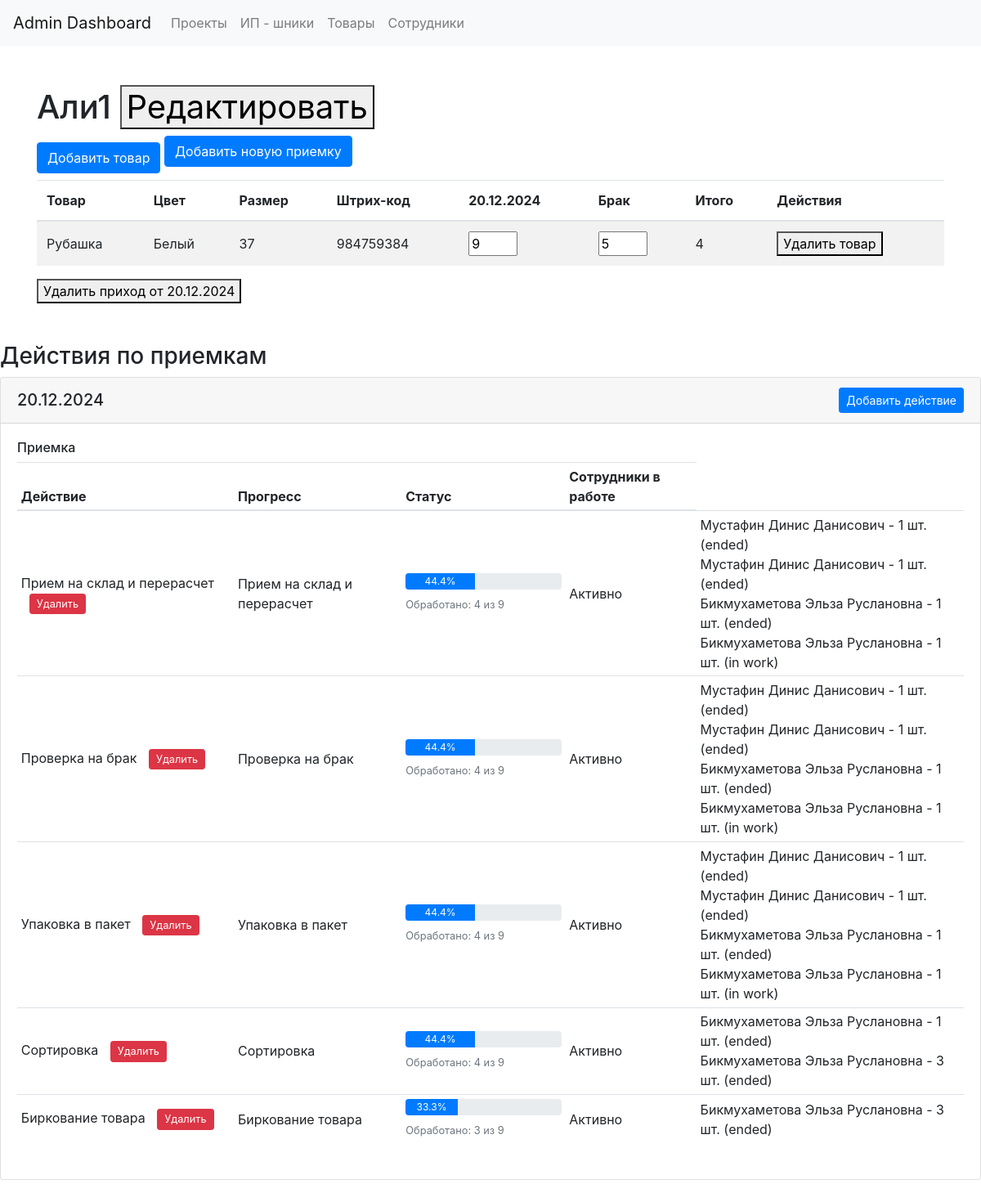
The app's page /projects/2 with its own data.
### models/models.py (models this page shows)
class Project(db.Model):
    __tablename__ = 'projects'
    id = db.Column(db.Integer, primary_key=True)
    name = db.Column(db.String(100), nullable=False)

class Reception(db.Model):
    __tablename__ = 'receptions'
    id = db.Column(db.Integer, primary_key=True)
    priemka_date = db.Column(db.Date, nullable=False)

class Goods(db.Model):
    id = db.Column(db.Integer, primary_key=True)
    ip_id = db.Column(db.Integer, db.ForeignKey("ip.id"), nullable=True)
    name = db.Column(db.String(100), nullable=False)
    barcode = db.Column(db.String(100), nullable=False)
    article = db.Column(db.String(100), nullable=False)
    wb_article = db.Column(db.String(100), nullable=False)
    create_date = db.Column(db.DateTime, default=datetime.utcnow, nullable=False)
    edit_date = db.Column(db.DateTime, default=datetime.utcnow, onupdate=datetime.utcnow, nullable=False)
    country = db.Column(db.String(100), nullable=False)
    compound = db.Column(db.String(100), nullable=False)
    color = db.Column(db.String(100), nullable=False)
    size = db.Column(db.Integer,nullable=False)
    ip = db.relationship("Ip", backref="goods")

class Action(db.Model):
    __tablename__ = 'actions'
    id = db.Column(db.Integer, primary_key=True)
    name = db.Column(db.String(100), nullable=False)
    status = db.Column(db.String(50), nullable=False)
    quantity=db.Column(db.Integer,nullable=True)

class UserAction(db.Model):
    __tablename__ = 'user_actions'
    id = db.Column(db.Integer, primary_key=True)
    deistvie_id = db.Column(db.Integer, db.ForeignKey('actions.id'), nullable=False)
    user_id = db.Column(db.Integer, db.ForeignKey('users.id'), nullable=False)
    kol_vo = db.Column(db.Integer, nullable=False)
    status = db.Column(db.String(50), nullable=False)
    action = db.relationship('Action', backref='user_actions')

class Empoyeer(db.Model,UserMixin):
    __tablename__ = 'users'
    id = db.Column(db.Integer, primary_key=True)
    fio = db.Column(db.String(100), nullable=False)
    login = db.Column(db.String(50), unique=True, nullable=False)
    password = db.Column(db.String(255), nullable=False)
    role = db.Column(db.String(50), nullable=False)

### main.py (the view)
@app.route('/projects/<int:project_id>')
def project_details(project_id):
    project = Project.query.get_or_404(project_id)
    receptions = db.session.query(Reception).\
        join(ProjectReception).\
        filter(ProjectReception.project_id == project_id).\
        order_by(Reception.priemka_date).all()
    for reception in receptions:
        reception.total_quantity = db.session.query(func.sum(GoodsReception.kol_vo)).\
            filter(GoodsReception.priemka_id == reception.id).\
            scalar() or 0
        reception.actions = db.session.query(Action).\
            join(ReceptionAction, ReceptionAction.deistvie_id == Action.id).\
            filter(ReceptionAction.priemka_id == reception.id).\
            all()
        for action in reception.actions:
            user_actions_query = db.session.query(
                UserAction,
                Empoyeer
            ).join(
                Empoyeer,
                UserAction.user_id == Empoyeer.id
            ).filter(
                UserAction.deistvie_id == action.id
            ).all()
            action.user_action_data = user_actions_query
            action.total_processed = db.session.query(func.sum(UserAction.kol_vo)).\
                filter(UserAction.deistvie_id == action.id).\
                scalar() or 0
            action.quantity = reception.total_quantity
            action.progress_percentage = (action.total_processed / action.quantity * 100) \
                if action.quantity > 0 else 0
    dates = [reception.priemka_date for reception in receptions]
    goods_by_id = defaultdict(lambda: {
        'name': '',
        'color': '',
        'size': '',
        'barcode': '',
        'receptions': defaultdict(lambda: {'quantity': 0, 'defect': 0})
    })
    for reception in receptions:
        goods_data = db.session.query(
            Goods.id,
            Goods.name,
            Goods.color,
            Goods.size,
            Goods.barcode,
            GoodsReception.kol_vo,
            func.coalesce(func.sum(Defect.kol_vo), 0).label('defect_quantity')
        ).select_from(Goods).\
        join(GoodsReception, Goods.id == GoodsReception.tovar_id).\
        outerjoin(Defect, (Defect.tovar_id == Goods.id) & (Defect.priemka_id == reception.id)).\
        filter(GoodsReception.priemka_id == reception.id).\
        group_by(Goods.id, Goods.name, Goods.color, Goods.size, Goods.barcode, GoodsReception.kol_vo).\
        all()
        for good_id, name, color, size, barcode, quantity, defect_quantity in goods_data:
            goods_by_id[good_id]['name'] = name
            goods_by_id[good_id]['color'] = color
            goods_by_id[good_id]['size'] = size
            goods_by_id[good_id]['barcode'] = barcode
            goods_by_id[good_id]['receptions'][reception.priemka_date] = {
                'quantity': quantity,
                'defect': defect_quantity
            }
    return render_template('project_details.html',
                         project=project,
                         goods=goods_by_id,
                         dates=dates,
                         receptions=receptions)

### templates/project_details.html (shortened to what this page needs)
<!DOCTYPE html>
<html lang="ru">
<head>
    <link href="https://stackpath.bootstrapcdn.com/bootstrap/4.5.2/css/bootstrap.min.css" rel="stylesheet">
</head>
<body>
    <nav class="navbar navbar-expand-lg navbar-light bg-light">
        <a class="navbar-brand" href="#">Admin Dashboard</a>
        <div class="collapse navbar-collapse" id="navbarNav">
            <ul class="navbar-nav">
                <li class="nav-item">
                    <a class="nav-link" href="{{ url_for('list_projects') }}">Проекты</a>
                </li>
                <li class="nav-item">
                    <a class="nav-link" href="{{ url_for('list_ips') }}">ИП - шники</a>
                </li>
                <li class="nav-item">
                    <a class="nav-link" href="{{ url_for('list_goods') }}">Товары</a>
                </li>
                <li class="nav-item">
                    <a class="nav-link" href="{{ url_for('list_employees') }}">Сотрудники</a>
                </li>
            </ul>
        </div>
    </nav>
    <div class="container mt-5">
        <h1>
            <span id="project-name">{{ project.name }}</span>
            <button onclick="toggleEditName()">Редактировать</button>
        </h1>
        <a href="{{ url_for('select_goods', project_id=project.id) }}" class="btn btn-primary">Добавить товар</a>
        <a href="{{ url_for('add_reception', project_id=project.id) }}" class="btn btn-primary mb-3">Добавить новую приемку</a>
        {% if dates %}
        <table class="table table-striped">
            <thead>
                <tr>
                    <th>Товар</th>
                    <th>Цвет</th>
                    <th>Размер</th>
                    <th>Штрих-код</th>
                    {% for date in dates %}
                    <th>{{ date.strftime('%d.%m.%Y') }}</th>
                    <th>Брак</th>
                    {% endfor %}
                    <th>Итого</th>
                    <th>Действия</th>
                </tr>
            </thead>
            <tbody>
                {% for good_id, good in goods.items() %}
                <tr data-good-id="{{ good_id }}">
                    <td>{{ good.name }}</td>
                    <td>{{ good.color }}</td>
                    <td>{{ good.size }}</td>
                    <td>{{ good.barcode }}</td>
                    {% set total_quantity = namespace(value=0) %}
                    {% set total_defect = namespace(value=0) %}
                    {% for date in dates %}
                        {% set reception = good.receptions.get(date, {'quantity': 0, 'defect': 0}) %}
                        <td class="editable" data-date="{{ date }}" data-field="quantity">
                            <input type="number" class="quantity-input" data-goods-id="{{ good_id }}"
                            data-date="{{ date.strftime('%Y-%m-%d') }}"
                            value="{{ reception.quantity }}" min="0">
                 </td>
                 <td class="editable" data-date="{{ date }}" data-field="defect">
                     <input type="number" class="defect-input" data-goods-id="{{ good_id }}"
                            data-date="{{ date.strftime('%Y-%m-%d') }}"
                            value="{{ reception.defect }}" min="0">
                 </td>
                 {% set total_quantity.value = total_quantity.value + reception.quantity %}
                 {% set total_defect.value = total_defect.value + reception.defect %}
             {% endfor %}
             <td id="total-{{ good_id }}">{{ total_quantity.value - total_defect.value }}</td>
             <td>
                <button class="delete-good" data-good-id="{{ good_id }}">Удалить товар</button>
            </td>
         </tr>
         {% endfor %}
     </tbody>
 </table>
 {%endif%}
{% for date in dates %}
<button class="delete-reception" data-date="{{ date.strftime('%Y-%m-%d') }}">
    Удалить приход от {{ date.strftime('%d.%m.%Y') }}
</button>
{% endfor %}
</div>
<div class="mt-5">
    <h3>Действия по приемкам</h3>
    {% for date in dates %}
    <div class="card mb-3">
        <div class="card-header">
            <div class="d-flex justify-content-between align-items-center">
                <h5 class="mb-0">{{ date.strftime('%d.%m.%Y') }}</h5>
                {% for reception in receptions %}
                    {% if reception.priemka_date == date %}
                    <a href="{{ url_for('add_reception_action', project_id=project.id, reception_id=reception.id) }}"
                       class="btn btn-primary btn-sm">
                        Добавить действие
                    </a>
                    {% endif %}
                {% endfor %}
            </div>
        </div>
        <div class="card-body">
            {% for reception in receptions %}
                {% if reception.priemka_date == date %}
                <div class="mb-4">
                    <h6>Приемка {{ reception.priemka_number }}</h6>
                    <table class="table table-sm">
                        <thead>
                            <tr>
                                <th>Действие</th>
                                <th>Прогресс</th>
                                <th>Статус</th>
                                <th>Сотрудники в работе</th>
                            </tr>
                        </thead>
                        <tbody>
                            {% for action in reception.actions %}
                            <tr>
                                <td>
                                    {{ action.name }}
                                    <button class="btn btn-danger btn-sm delete-action"
                                            data-action-id="{{ action.id }}"
                                            data-project-id="{{ project.id }}">
                                         Удалить
                                    </button>
                                </td>
                                <td>{{ action.name }}</td>
                                <td style="width: 200px;">
                                    <div class="progress" style="height: 20px;">
                                        <div class="progress-bar {% if action.progress_percentage >= 100 %}bg-success{% else %}bg-primary{% endif %}"
                                             role="progressbar"
                                             style="width: {{ action.progress_percentage }}%"
                                             aria-valuenow="{{ action.progress_percentage }}"
                                             aria-valuemin="0"
                                             aria-valuemax="100">
                                            {{ "%.1f"|format(action.progress_percentage) }}%
                                        </div>
                                    </div>
                                    <small class="text-muted">
                                        Обработано: {{ action.total_processed }} из {{ action.quantity }}
                                    </small>
                                </td>
                                <td>{{ action.status }}</td>
                                <td>
                                    {% if action.user_actions %}
                                        <ul class="list-unstyled mb-0">
                                            {% for user_action, user in action.user_action_data %}
                                            <li>
                                                {{ user.fio }} -
                                                {{ user_action.kol_vo }} шт.
                                                ({{ user_action.status }})
                                            </li>
                                        {% endfor %}
                                        </ul>
                                    {% else %}
                                        Нет сотрудников в работе
                                    {% endif %}
                                </td>
                            </tr>
                            {% else %}
                            <tr>
                                <td colspan="4" class="text-center">Нет действий</td>
                            </tr>
                            {% endfor %}
                        </tbody>
                    </table>
                </div>
                {% endif %}
            {% endfor %}
        </div>
    </div>
    {% endfor %}
</div>
</body>
</html>

### templates/project_details.html (style rules this page uses)
input[type="number"] { width: 60px; }
.progress { margin-bottom: 5px; }
.table td { vertical-align: middle; }
.list-unstyled { margin-bottom: 0; }
.delete-action { margin-left: 10px; padding: 2px 8px; font-size: 0.8em; }

### records on screen
Project: name "Али1"
Reception: strftime "20.12.2024", quantity "9", defect "5"
Goods: name "Рубашка", color "Белый", barcode "984759384"
Action: name "Прием на склад и перерасчет", {{ action.progress_percentage }} 44.44444444444444 (drawn), progress_percentage "44.4", total_processed "4", quantity "9", status "Активно"
UserAction: fio "Мустафин Динис Данисович", kol_vo "1", status "ended"
UserAction: fio "Мустафин Динис Данисович", kol_vo "1", status "ended"
UserAction: fio "Бикмухаметова Эльза Руслановна", kol_vo "1", status "ended"
UserAction: fio "Бикмухаметова Эльза Руслановна", kol_vo "1", status "in work"
Action: name "Проверка на брак", {{ action.progress_percentage }} 44.44444444444444 (drawn), progress_percentage "44.4", total_processed "4", quantity "9", status "Активно"
UserAction: fio "Мустафин Динис Данисович", kol_vo "1", status "ended"
UserAction: fio "Мустафин Динис Данисович", kol_vo "1", status "ended"
UserAction: fio "Бикмухаметова Эльза Руслановна", kol_vo "1", status "ended"
UserAction: fio "Бикмухаметова Эльза Руслановна", kol_vo "1", status "in work"
Action: name "Упаковка в пакет", {{ action.progress_percentage }} 44.44444444444444 (drawn), progress_percentage "44.4", total_processed "4", quantity "9", status "Активно"
UserAction: fio "Мустафин Динис Данисович", kol_vo "1", status "ended"
UserAction: fio "Мустафин Динис Данисович", kol_vo "1", status "ended"
UserAction: fio "Бикмухаметова Эльза Руслановна", kol_vo "1", status "ended"
UserAction: fio "Бикмухаметова Эльза Руслановна", kol_vo "1", status "in work"
Action: name "Сортировка", {{ action.progress_percentage }} 44.44444444444444 (drawn), progress_percentage "44.4", total_processed "4", quantity "9", status "Активно"
UserAction: fio "Бикмухаметова Эльза Руслановна", kol_vo "1", status "ended"
UserAction: fio "Бикмухаметова Эльза Руслановна", kol_vo "3", status "ended"
Action: name "Биркование товара", {{ action.progress_percentage }} 33.33333333333333 (drawn), progress_percentage "33.3", total_processed "3", quantity "9", status "Активно"
UserAction: fio "Бикмухаметова Эльза Руслановна", kol_vo "3", status "ended"

### other values on screen
{{ good.size }} "37"
{{ total_quantity.value - total_defect.value }} "4"
